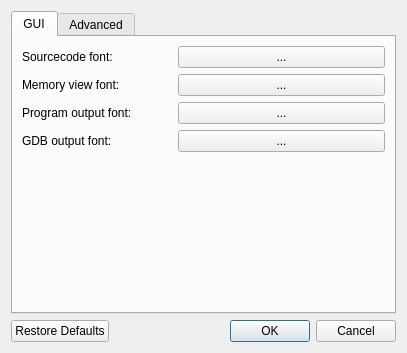
<?xml version="1.0" encoding="UTF-8"?>
<ui version="4.0">
 <class>SettingsDialog</class>
 <widget class="QDialog" name="SettingsDialog">
  <property name="geometry">
   <rect>
    <x>0</x>
    <y>0</y>
    <width>407</width>
    <height>353</height>
   </rect>
  </property>
  <property name="windowTitle">
   <string>Settings</string>
  </property>
  <layout class="QVBoxLayout" name="verticalLayout">
   <item>
    <widget class="QTabWidget" name="tabWidget">
     <property name="minimumSize">
      <size>
       <width>0</width>
       <height>300</height>
      </size>
     </property>
     <property name="currentIndex">
      <number>0</number>
     </property>
     <widget class="QWidget" name="tab_gui">
      <attribute name="title">
       <string>GUI</string>
      </attribute>
      <layout class="QVBoxLayout" name="verticalLayout_2">
       <item>
        <layout class="QHBoxLayout" name="horizontalLayout">
         <item>
          <widget class="QLabel" name="label">
           <property name="minimumSize">
            <size>
             <width>150</width>
             <height>0</height>
            </size>
           </property>
           <property name="text">
            <string>Sourcecode font:</string>
           </property>
          </widget>
         </item>
         <item>
          <widget class="QPushButton" name="pushButton_selectFont">
           <property name="sizePolicy">
            <sizepolicy hsizetype="MinimumExpanding" vsizetype="Fixed">
             <horstretch>0</horstretch>
             <verstretch>0</verstretch>
            </sizepolicy>
           </property>
           <property name="text">
            <string>...</string>
           </property>
          </widget>
         </item>
        </layout>
       </item>
       <item>
        <layout class="QHBoxLayout" name="horizontalLayout_2">
         <item>
          <widget class="QLabel" name="label_2">
           <property name="minimumSize">
            <size>
             <width>150</width>
             <height>0</height>
            </size>
           </property>
           <property name="text">
            <string>Memory view font:</string>
           </property>
          </widget>
         </item>
         <item>
          <widget class="QPushButton" name="pushButton_selectMemoryFont">
           <property name="sizePolicy">
            <sizepolicy hsizetype="MinimumExpanding" vsizetype="Fixed">
             <horstretch>0</horstretch>
             <verstretch>0</verstretch>
            </sizepolicy>
           </property>
           <property name="text">
            <string>...</string>
           </property>
          </widget>
         </item>
        </layout>
       </item>
       <item>
        <layout class="QHBoxLayout" name="horizontalLayout_3">
         <item>
          <widget class="QLabel" name="label_3">
           <property name="minimumSize">
            <size>
             <width>150</width>
             <height>0</height>
            </size>
           </property>
           <property name="text">
            <string>Program output font:</string>
           </property>
          </widget>
         </item>
         <item>
          <widget class="QPushButton" name="pushButton_selectOutputFont">
           <property name="sizePolicy">
            <sizepolicy hsizetype="MinimumExpanding" vsizetype="Fixed">
             <horstretch>0</horstretch>
             <verstretch>0</verstretch>
            </sizepolicy>
           </property>
           <property name="text">
            <string>...</string>
           </property>
          </widget>
         </item>
        </layout>
       </item>
       <item>
        <layout class="QHBoxLayout" name="horizontalLayout_4">
         <item>
          <widget class="QLabel" name="label_4">
           <property name="minimumSize">
            <size>
             <width>150</width>
             <height>0</height>
            </size>
           </property>
           <property name="text">
            <string>GDB output font:</string>
           </property>
          </widget>
         </item>
         <item>
          <widget class="QPushButton" name="pushButton_selectGdbOutputFont">
           <property name="sizePolicy">
            <sizepolicy hsizetype="MinimumExpanding" vsizetype="Fixed">
             <horstretch>0</horstretch>
             <verstretch>0</verstretch>
            </sizepolicy>
           </property>
           <property name="text">
            <string>...</string>
           </property>
          </widget>
         </item>
        </layout>
       </item>
       <item>
        <spacer name="verticalSpacer">
         <property name="orientation">
          <enum>Qt::Vertical</enum>
         </property>
         <property name="sizeHint" stdset="0">
          <size>
           <width>20</width>
           <height>40</height>
          </size>
         </property>
        </spacer>
       </item>
      </layout>
     </widget>
     <widget class="QWidget" name="tab_2">
      <attribute name="title">
       <string>Advanced</string>
      </attribute>
      <layout class="QVBoxLayout" name="verticalLayout_3">
       <item>
        <layout class="QHBoxLayout" name="horizontalLayout_5">
         <item>
          <widget class="QLabel" name="label_5">
           <property name="text">
            <string>Ignore source directories:
(seperate dirs with ';' ) </string>
           </property>
           <property name="wordWrap">
            <bool>false</bool>
           </property>
          </widget>
         </item>
         <item>
          <widget class="QLineEdit" name="lineEdit_sourceIgnoreDirs"/>
         </item>
        </layout>
       </item>
       <item>
        <spacer name="verticalSpacer_2">
         <property name="orientation">
          <enum>Qt::Vertical</enum>
         </property>
         <property name="sizeHint" stdset="0">
          <size>
           <width>20</width>
           <height>40</height>
          </size>
         </property>
        </spacer>
       </item>
      </layout>
     </widget>
    </widget>
   </item>
   <item>
    <widget class="QDialogButtonBox" name="buttonBox">
     <property name="orientation">
      <enum>Qt::Horizontal</enum>
     </property>
     <property name="standardButtons">
      <set>QDialogButtonBox::Cancel|QDialogButtonBox::Ok|QDialogButtonBox::RestoreDefaults</set>
     </property>
    </widget>
   </item>
  </layout>
 </widget>
 <resources/>
 <connections>
  <connection>
   <sender>buttonBox</sender>
   <signal>accepted()</signal>
   <receiver>SettingsDialog</receiver>
   <slot>accept()</slot>
   <hints>
    <hint type="sourcelabel">
     <x>248</x>
     <y>254</y>
    </hint>
    <hint type="destinationlabel">
     <x>157</x>
     <y>274</y>
    </hint>
   </hints>
  </connection>
  <connection>
   <sender>buttonBox</sender>
   <signal>rejected()</signal>
   <receiver>SettingsDialog</receiver>
   <slot>reject()</slot>
   <hints>
    <hint type="sourcelabel">
     <x>316</x>
     <y>260</y>
    </hint>
    <hint type="destinationlabel">
     <x>286</x>
     <y>274</y>
    </hint>
   </hints>
  </connection>
 </connections>
</ui>
